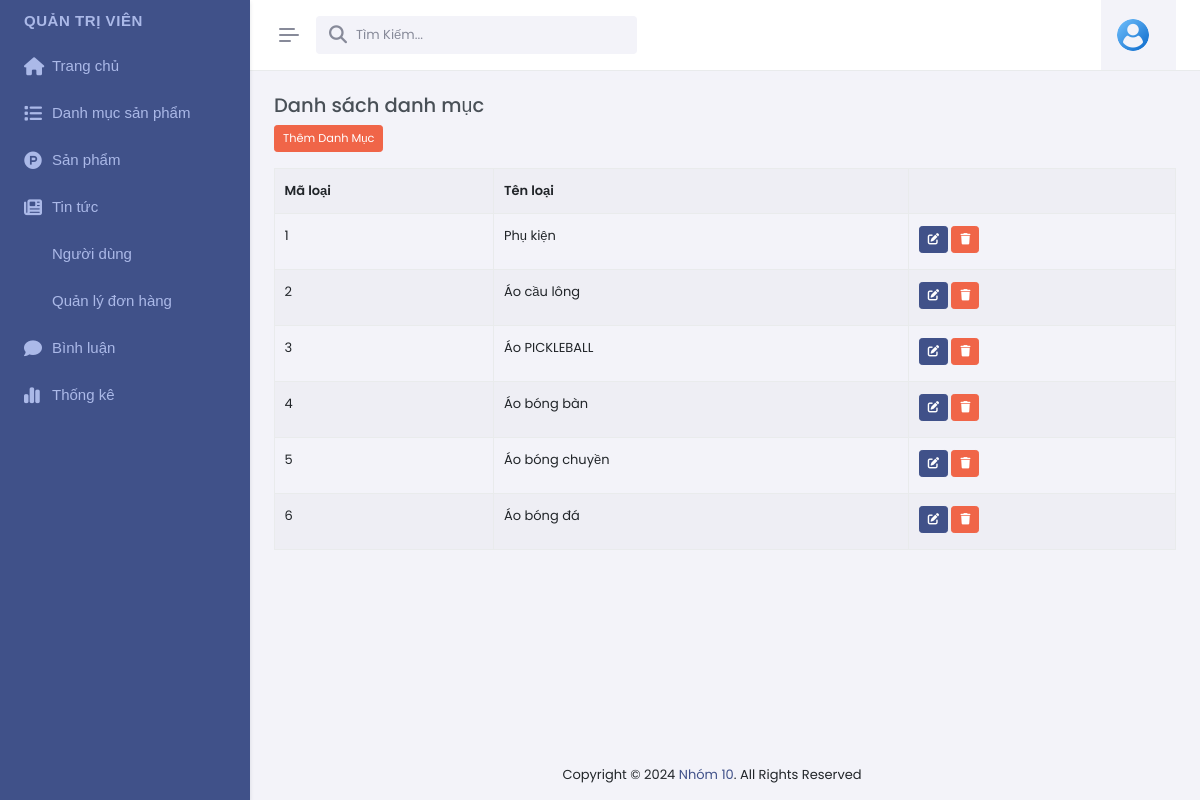
The page /admin/index.php?act=dsdm on the database its author committed.
### tables this page shows
CREATE TABLE `danhmuc` (
  `id` int NOT NULL,
  `tendanhmuc` varchar(999) NOT NULL
);

### model/pdo.php (called while the page is built, shortened)
<?php
function pdo_get_connection(){
    $dburl = "mysql:host=localhost;dbname=duan1;charset=utf8";
    $username = 'root';
    $password = '';
    $conn = new PDO($dburl, $username, $password);
    $conn->setAttribute(PDO::ATTR_ERRMODE, PDO::ERRMODE_EXCEPTION);
    return $conn;
}
function pdo_query($sql){
    $sql_args = array_slice(func_get_args(), 1);
    try{
        $conn = pdo_get_connection();
        $stmt = $conn->prepare($sql);
        $stmt->execute($sql_args);
        $rows = $stmt->fetchAll();
        return $rows;
    }
    catch(PDOException $e){
        throw $e;
    }
    finally{
        unset($conn);
    }
}

### model/danhmuc.php (called while the page is built, shortened)
<?php
 function loadall_danhmuc(){
    $sql="select *from danhmuc order by id desc";
    $listdanhmuc= pdo_query($sql);
    return $listdanhmuc;
 }
?>

### admin/danhmuc/list.php (the view)
<div class="main-content">
  <div class="page-content">
    <div class="container-fluid">
      <div class="row mb-3 pb-1">
        <div class="col-md-12">
          <div class="fromtitle">
            <h4>Danh sách danh mục</h4>
          </div>
          <a href="/duan1/admin/index.php?act=adddm" class="btn btn-danger btn-sm mb-3">Thêm Danh Mục</a>
          <div class="fromcontent">
            <div class="table-responsive dt-responsive">
              <div class="dataTables_wrapper dt-bootstrap5">
                <table id="dom-jqry" class="table table-striped table-bordered nowrap dataTable">
                  <tr>
                    <th>Mã loại</th>
                    <th>Tên loại</th>
                    <th></th>
                  </tr>
                  <?php
                  $i = 1;
                  foreach ($listdanhmuc as $danhmuc) {
                    extract($danhmuc);
                    $suadm = "index.php?act=suadm&id=" . $id;
                    $xoadm = "index.php?act=xoadm&id=" . $id;
                    echo '<tr>
                    <td>' . $i++ . '</td>
                    <td>' . $tendanhmuc . '</td>
                   <td>
                   <a href="'.$suadm.'" class="btn btn-sm btn-primary mb-1"><i class="fas fa-edit"></i></a>
                   <a href="'.$xoadm.'" class="btn btn-sm btn-danger mb-1"><i class="fas fa-trash"></i></a>
                   </td>
                </tr>';
                  }
                  ?>
                </table>
              </div>
            </div>
          </div>
        </div>
      </div>
    </div>

### rows shown on the page
danhmuc: tendanhmuc "Phụ kiện"
danhmuc: tendanhmuc "Áo cầu lông"
danhmuc: tendanhmuc "Áo PICKLEBALL"
danhmuc: tendanhmuc "Áo bóng bàn"
danhmuc: tendanhmuc "Áo bóng chuyền"
danhmuc: tendanhmuc "Áo bóng đá"
